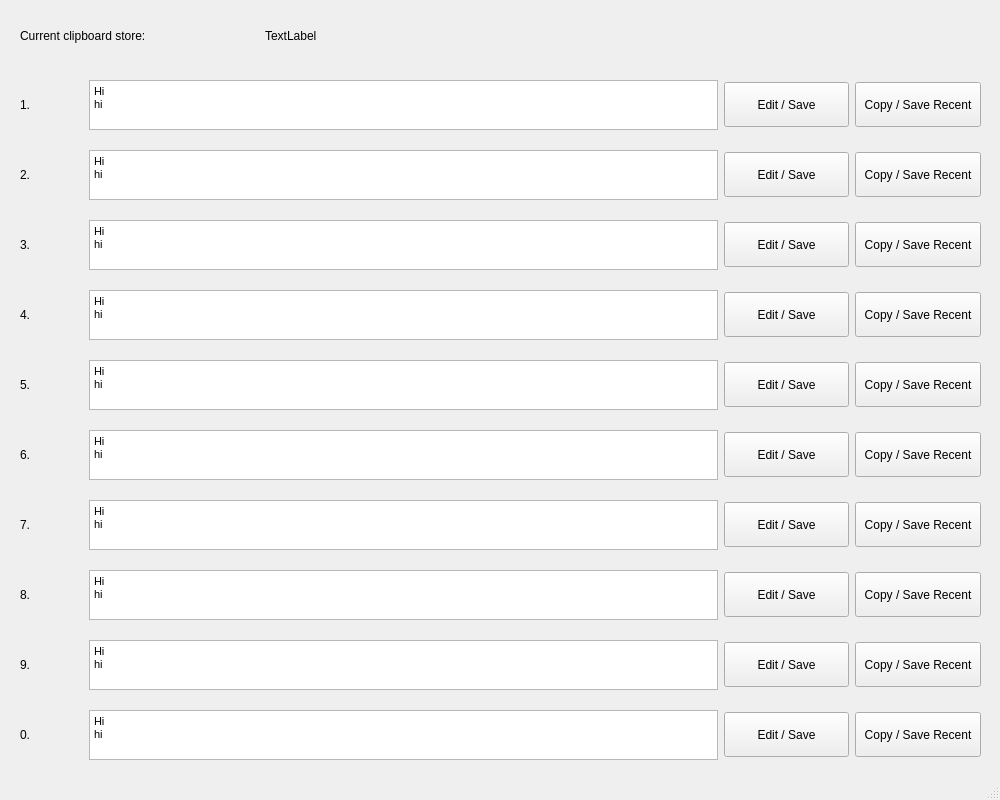
<?xml version="1.0" encoding="UTF-8"?>
<ui version="4.0">
 <class>BetterClipboard</class>
 <widget class="QMainWindow" name="BetterClipboard">
  <property name="geometry">
   <rect>
    <x>0</x>
    <y>0</y>
    <width>1000</width>
    <height>800</height>
   </rect>
  </property>
  <property name="windowTitle">
   <string>Better Clipboard</string>
  </property>
  <widget class="QWidget" name="centralwidget">
   <widget class="QWidget" name="horizontalLayoutWidget">
    <property name="geometry">
     <rect>
      <x>0</x>
      <y>0</y>
      <width>1001</width>
      <height>71</height>
     </rect>
    </property>
    <layout class="QHBoxLayout" name="recent_layout" stretch="1,3">
     <property name="leftMargin">
      <number>20</number>
     </property>
     <property name="topMargin">
      <number>20</number>
     </property>
     <property name="rightMargin">
      <number>20</number>
     </property>
     <property name="bottomMargin">
      <number>20</number>
     </property>
     <item>
      <widget class="QLabel" name="current_text">
       <property name="text">
        <string>Current clipboard store: </string>
       </property>
      </widget>
     </item>
     <item>
      <widget class="QLabel" name="current_value">
       <property name="text">
        <string>TextLabel</string>
       </property>
      </widget>
     </item>
    </layout>
   </widget>
   <widget class="QWidget" name="horizontalLayoutWidget_2">
    <property name="geometry">
     <rect>
      <x>0</x>
      <y>70</y>
      <width>1001</width>
      <height>70</height>
     </rect>
    </property>
    <layout class="QHBoxLayout" name="entry_hori_1" stretch="1,10,2,2">
     <property name="leftMargin">
      <number>20</number>
     </property>
     <property name="topMargin">
      <number>10</number>
     </property>
     <property name="rightMargin">
      <number>20</number>
     </property>
     <property name="bottomMargin">
      <number>10</number>
     </property>
     <item>
      <widget class="QLabel" name="entry_choice_1">
       <property name="text">
        <string>1.</string>
       </property>
      </widget>
     </item>
     <item>
      <widget class="QTextEdit" name="entry_textEdit_1">
       <property name="enabled">
        <bool>true</bool>
       </property>
       <property name="sizePolicy">
        <sizepolicy hsizetype="Expanding" vsizetype="Expanding">
         <horstretch>0</horstretch>
         <verstretch>0</verstretch>
        </sizepolicy>
       </property>
       <property name="minimumSize">
        <size>
         <width>200</width>
         <height>50</height>
        </size>
       </property>
       <property name="maximumSize">
        <size>
         <width>10000</width>
         <height>100</height>
        </size>
       </property>
       <property name="baseSize">
        <size>
         <width>200</width>
         <height>50</height>
        </size>
       </property>
       <property name="html">
        <string>&lt;!DOCTYPE HTML PUBLIC &quot;-//W3C//DTD HTML 4.0//EN&quot; &quot;http://www.w3.org/TR/REC-html40/strict.dtd&quot;&gt;
&lt;html&gt;&lt;head&gt;&lt;meta name=&quot;qrichtext&quot; content=&quot;1&quot; /&gt;&lt;style type=&quot;text/css&quot;&gt;
p, li { white-space: pre-wrap; }
&lt;/style&gt;&lt;/head&gt;&lt;body style=&quot; font-family:'MS Shell Dlg 2'; font-size:8pt; font-weight:400; font-style:normal;&quot;&gt;
&lt;p style=&quot; margin-top:0px; margin-bottom:0px; margin-left:0px; margin-right:0px; -qt-block-indent:0; text-indent:0px;&quot;&gt;Hi&lt;/p&gt;
&lt;p style=&quot; margin-top:0px; margin-bottom:0px; margin-left:0px; margin-right:0px; -qt-block-indent:0; text-indent:0px;&quot;&gt;hi&lt;/p&gt;&lt;/body&gt;&lt;/html&gt;</string>
       </property>
      </widget>
     </item>
     <item>
      <widget class="QPushButton" name="entry_edit_button_1">
       <property name="sizePolicy">
        <sizepolicy hsizetype="Minimum" vsizetype="Expanding">
         <horstretch>0</horstretch>
         <verstretch>0</verstretch>
        </sizepolicy>
       </property>
       <property name="maximumSize">
        <size>
         <width>16777215</width>
         <height>45</height>
        </size>
       </property>
       <property name="text">
        <string>Edit / Save</string>
       </property>
      </widget>
     </item>
     <item>
      <widget class="QPushButton" name="entry_copy_button_1">
       <property name="sizePolicy">
        <sizepolicy hsizetype="Minimum" vsizetype="Expanding">
         <horstretch>0</horstretch>
         <verstretch>0</verstretch>
        </sizepolicy>
       </property>
       <property name="minimumSize">
        <size>
         <width>0</width>
         <height>0</height>
        </size>
       </property>
       <property name="maximumSize">
        <size>
         <width>16777215</width>
         <height>45</height>
        </size>
       </property>
       <property name="text">
        <string>Copy / Save Recent</string>
       </property>
      </widget>
     </item>
    </layout>
   </widget>
   <widget class="QWidget" name="horizontalLayoutWidget_3">
    <property name="geometry">
     <rect>
      <x>0</x>
      <y>140</y>
      <width>1001</width>
      <height>70</height>
     </rect>
    </property>
    <layout class="QHBoxLayout" name="entry_hori_2" stretch="1,10,2,2">
     <property name="leftMargin">
      <number>20</number>
     </property>
     <property name="topMargin">
      <number>10</number>
     </property>
     <property name="rightMargin">
      <number>20</number>
     </property>
     <property name="bottomMargin">
      <number>10</number>
     </property>
     <item>
      <widget class="QLabel" name="entry_choice_2">
       <property name="text">
        <string>2.</string>
       </property>
      </widget>
     </item>
     <item>
      <widget class="QTextEdit" name="entry_textEdit_2">
       <property name="enabled">
        <bool>true</bool>
       </property>
       <property name="sizePolicy">
        <sizepolicy hsizetype="Expanding" vsizetype="Expanding">
         <horstretch>0</horstretch>
         <verstretch>0</verstretch>
        </sizepolicy>
       </property>
       <property name="minimumSize">
        <size>
         <width>200</width>
         <height>50</height>
        </size>
       </property>
       <property name="maximumSize">
        <size>
         <width>10000</width>
         <height>100</height>
        </size>
       </property>
       <property name="baseSize">
        <size>
         <width>200</width>
         <height>50</height>
        </size>
       </property>
       <property name="html">
        <string>&lt;!DOCTYPE HTML PUBLIC &quot;-//W3C//DTD HTML 4.0//EN&quot; &quot;http://www.w3.org/TR/REC-html40/strict.dtd&quot;&gt;
&lt;html&gt;&lt;head&gt;&lt;meta name=&quot;qrichtext&quot; content=&quot;1&quot; /&gt;&lt;style type=&quot;text/css&quot;&gt;
p, li { white-space: pre-wrap; }
&lt;/style&gt;&lt;/head&gt;&lt;body style=&quot; font-family:'MS Shell Dlg 2'; font-size:8pt; font-weight:400; font-style:normal;&quot;&gt;
&lt;p style=&quot; margin-top:0px; margin-bottom:0px; margin-left:0px; margin-right:0px; -qt-block-indent:0; text-indent:0px;&quot;&gt;Hi&lt;/p&gt;
&lt;p style=&quot; margin-top:0px; margin-bottom:0px; margin-left:0px; margin-right:0px; -qt-block-indent:0; text-indent:0px;&quot;&gt;hi&lt;/p&gt;&lt;/body&gt;&lt;/html&gt;</string>
       </property>
      </widget>
     </item>
     <item>
      <widget class="QPushButton" name="entry_edit_button_2">
       <property name="sizePolicy">
        <sizepolicy hsizetype="Minimum" vsizetype="Expanding">
         <horstretch>0</horstretch>
         <verstretch>0</verstretch>
        </sizepolicy>
       </property>
       <property name="maximumSize">
        <size>
         <width>16777215</width>
         <height>45</height>
        </size>
       </property>
       <property name="text">
        <string>Edit / Save</string>
       </property>
      </widget>
     </item>
     <item>
      <widget class="QPushButton" name="entry_copy_button_2">
       <property name="sizePolicy">
        <sizepolicy hsizetype="Minimum" vsizetype="Expanding">
         <horstretch>0</horstretch>
         <verstretch>0</verstretch>
        </sizepolicy>
       </property>
       <property name="minimumSize">
        <size>
         <width>0</width>
         <height>0</height>
        </size>
       </property>
       <property name="maximumSize">
        <size>
         <width>16777215</width>
         <height>45</height>
        </size>
       </property>
       <property name="text">
        <string>Copy / Save Recent</string>
       </property>
      </widget>
     </item>
    </layout>
   </widget>
   <widget class="QWidget" name="horizontalLayoutWidget_4">
    <property name="geometry">
     <rect>
      <x>0</x>
      <y>280</y>
      <width>1001</width>
      <height>70</height>
     </rect>
    </property>
    <layout class="QHBoxLayout" name="entry_hori_4" stretch="1,10,2,2">
     <property name="leftMargin">
      <number>20</number>
     </property>
     <property name="topMargin">
      <number>10</number>
     </property>
     <property name="rightMargin">
      <number>20</number>
     </property>
     <property name="bottomMargin">
      <number>10</number>
     </property>
     <item>
      <widget class="QLabel" name="entry_choice_4">
       <property name="text">
        <string>4.</string>
       </property>
      </widget>
     </item>
     <item>
      <widget class="QTextEdit" name="entry_textEdit_4">
       <property name="enabled">
        <bool>true</bool>
       </property>
       <property name="sizePolicy">
        <sizepolicy hsizetype="Expanding" vsizetype="Expanding">
         <horstretch>0</horstretch>
         <verstretch>0</verstretch>
        </sizepolicy>
       </property>
       <property name="minimumSize">
        <size>
         <width>200</width>
         <height>50</height>
        </size>
       </property>
       <property name="maximumSize">
        <size>
         <width>10000</width>
         <height>100</height>
        </size>
       </property>
       <property name="baseSize">
        <size>
         <width>200</width>
         <height>50</height>
        </size>
       </property>
       <property name="html">
        <string>&lt;!DOCTYPE HTML PUBLIC &quot;-//W3C//DTD HTML 4.0//EN&quot; &quot;http://www.w3.org/TR/REC-html40/strict.dtd&quot;&gt;
&lt;html&gt;&lt;head&gt;&lt;meta name=&quot;qrichtext&quot; content=&quot;1&quot; /&gt;&lt;style type=&quot;text/css&quot;&gt;
p, li { white-space: pre-wrap; }
&lt;/style&gt;&lt;/head&gt;&lt;body style=&quot; font-family:'MS Shell Dlg 2'; font-size:8pt; font-weight:400; font-style:normal;&quot;&gt;
&lt;p style=&quot; margin-top:0px; margin-bottom:0px; margin-left:0px; margin-right:0px; -qt-block-indent:0; text-indent:0px;&quot;&gt;Hi&lt;/p&gt;
&lt;p style=&quot; margin-top:0px; margin-bottom:0px; margin-left:0px; margin-right:0px; -qt-block-indent:0; text-indent:0px;&quot;&gt;hi&lt;/p&gt;&lt;/body&gt;&lt;/html&gt;</string>
       </property>
      </widget>
     </item>
     <item>
      <widget class="QPushButton" name="entry_edit_button_4">
       <property name="sizePolicy">
        <sizepolicy hsizetype="Minimum" vsizetype="Expanding">
         <horstretch>0</horstretch>
         <verstretch>0</verstretch>
        </sizepolicy>
       </property>
       <property name="maximumSize">
        <size>
         <width>16777215</width>
         <height>45</height>
        </size>
       </property>
       <property name="text">
        <string>Edit / Save</string>
       </property>
      </widget>
     </item>
     <item>
      <widget class="QPushButton" name="entry_copy_button_4">
       <property name="sizePolicy">
        <sizepolicy hsizetype="Minimum" vsizetype="Expanding">
         <horstretch>0</horstretch>
         <verstretch>0</verstretch>
        </sizepolicy>
       </property>
       <property name="minimumSize">
        <size>
         <width>0</width>
         <height>0</height>
        </size>
       </property>
       <property name="maximumSize">
        <size>
         <width>16777215</width>
         <height>45</height>
        </size>
       </property>
       <property name="text">
        <string>Copy / Save Recent</string>
       </property>
      </widget>
     </item>
    </layout>
   </widget>
   <widget class="QWidget" name="horizontalLayoutWidget_5">
    <property name="geometry">
     <rect>
      <x>0</x>
      <y>350</y>
      <width>1001</width>
      <height>70</height>
     </rect>
    </property>
    <layout class="QHBoxLayout" name="entry_hori_5" stretch="1,10,2,2">
     <property name="leftMargin">
      <number>20</number>
     </property>
     <property name="topMargin">
      <number>10</number>
     </property>
     <property name="rightMargin">
      <number>20</number>
     </property>
     <property name="bottomMargin">
      <number>10</number>
     </property>
     <item>
      <widget class="QLabel" name="entry_choice_5">
       <property name="text">
        <string>5.</string>
       </property>
      </widget>
     </item>
     <item>
      <widget class="QTextEdit" name="entry_textEdit_5">
       <property name="enabled">
        <bool>true</bool>
       </property>
       <property name="sizePolicy">
        <sizepolicy hsizetype="Expanding" vsizetype="Expanding">
         <horstretch>0</horstretch>
         <verstretch>0</verstretch>
        </sizepolicy>
       </property>
       <property name="minimumSize">
        <size>
         <width>200</width>
         <height>50</height>
        </size>
       </property>
       <property name="maximumSize">
        <size>
         <width>10000</width>
         <height>100</height>
        </size>
       </property>
       <property name="baseSize">
        <size>
         <width>200</width>
         <height>50</height>
        </size>
       </property>
       <property name="html">
        <string>&lt;!DOCTYPE HTML PUBLIC &quot;-//W3C//DTD HTML 4.0//EN&quot; &quot;http://www.w3.org/TR/REC-html40/strict.dtd&quot;&gt;
&lt;html&gt;&lt;head&gt;&lt;meta name=&quot;qrichtext&quot; content=&quot;1&quot; /&gt;&lt;style type=&quot;text/css&quot;&gt;
p, li { white-space: pre-wrap; }
&lt;/style&gt;&lt;/head&gt;&lt;body style=&quot; font-family:'MS Shell Dlg 2'; font-size:8pt; font-weight:400; font-style:normal;&quot;&gt;
&lt;p style=&quot; margin-top:0px; margin-bottom:0px; margin-left:0px; margin-right:0px; -qt-block-indent:0; text-indent:0px;&quot;&gt;Hi&lt;/p&gt;
&lt;p style=&quot; margin-top:0px; margin-bottom:0px; margin-left:0px; margin-right:0px; -qt-block-indent:0; text-indent:0px;&quot;&gt;hi&lt;/p&gt;&lt;/body&gt;&lt;/html&gt;</string>
       </property>
      </widget>
     </item>
     <item>
      <widget class="QPushButton" name="entry_edit_button_5">
       <property name="sizePolicy">
        <sizepolicy hsizetype="Minimum" vsizetype="Expanding">
         <horstretch>0</horstretch>
         <verstretch>0</verstretch>
        </sizepolicy>
       </property>
       <property name="maximumSize">
        <size>
         <width>16777215</width>
         <height>45</height>
        </size>
       </property>
       <property name="text">
        <string>Edit / Save</string>
       </property>
      </widget>
     </item>
     <item>
      <widget class="QPushButton" name="entry_copy_button_5">
       <property name="sizePolicy">
        <sizepolicy hsizetype="Minimum" vsizetype="Expanding">
         <horstretch>0</horstretch>
         <verstretch>0</verstretch>
        </sizepolicy>
       </property>
       <property name="minimumSize">
        <size>
         <width>0</width>
         <height>0</height>
        </size>
       </property>
       <property name="maximumSize">
        <size>
         <width>16777215</width>
         <height>45</height>
        </size>
       </property>
       <property name="text">
        <string>Copy / Save Recent</string>
       </property>
      </widget>
     </item>
    </layout>
   </widget>
   <widget class="QWidget" name="horizontalLayoutWidget_6">
    <property name="geometry">
     <rect>
      <x>0</x>
      <y>420</y>
      <width>1001</width>
      <height>70</height>
     </rect>
    </property>
    <layout class="QHBoxLayout" name="entry_hori_6" stretch="1,10,2,2">
     <property name="leftMargin">
      <number>20</number>
     </property>
     <property name="topMargin">
      <number>10</number>
     </property>
     <property name="rightMargin">
      <number>20</number>
     </property>
     <property name="bottomMargin">
      <number>10</number>
     </property>
     <item>
      <widget class="QLabel" name="entry_choice_6">
       <property name="text">
        <string>6.</string>
       </property>
      </widget>
     </item>
     <item>
      <widget class="QTextEdit" name="entry_textEdit_6">
       <property name="enabled">
        <bool>true</bool>
       </property>
       <property name="sizePolicy">
        <sizepolicy hsizetype="Expanding" vsizetype="Expanding">
         <horstretch>0</horstretch>
         <verstretch>0</verstretch>
        </sizepolicy>
       </property>
       <property name="minimumSize">
        <size>
         <width>200</width>
         <height>50</height>
        </size>
       </property>
       <property name="maximumSize">
        <size>
         <width>10000</width>
         <height>100</height>
        </size>
       </property>
       <property name="baseSize">
        <size>
         <width>200</width>
         <height>50</height>
        </size>
       </property>
       <property name="html">
        <string>&lt;!DOCTYPE HTML PUBLIC &quot;-//W3C//DTD HTML 4.0//EN&quot; &quot;http://www.w3.org/TR/REC-html40/strict.dtd&quot;&gt;
&lt;html&gt;&lt;head&gt;&lt;meta name=&quot;qrichtext&quot; content=&quot;1&quot; /&gt;&lt;style type=&quot;text/css&quot;&gt;
p, li { white-space: pre-wrap; }
&lt;/style&gt;&lt;/head&gt;&lt;body style=&quot; font-family:'MS Shell Dlg 2'; font-size:8pt; font-weight:400; font-style:normal;&quot;&gt;
&lt;p style=&quot; margin-top:0px; margin-bottom:0px; margin-left:0px; margin-right:0px; -qt-block-indent:0; text-indent:0px;&quot;&gt;Hi&lt;/p&gt;
&lt;p style=&quot; margin-top:0px; margin-bottom:0px; margin-left:0px; margin-right:0px; -qt-block-indent:0; text-indent:0px;&quot;&gt;hi&lt;/p&gt;&lt;/body&gt;&lt;/html&gt;</string>
       </property>
      </widget>
     </item>
     <item>
      <widget class="QPushButton" name="entry_edit_button_6">
       <property name="sizePolicy">
        <sizepolicy hsizetype="Minimum" vsizetype="Expanding">
         <horstretch>0</horstretch>
         <verstretch>0</verstretch>
        </sizepolicy>
       </property>
       <property name="maximumSize">
        <size>
         <width>16777215</width>
         <height>45</height>
        </size>
       </property>
       <property name="text">
        <string>Edit / Save</string>
       </property>
      </widget>
     </item>
     <item>
      <widget class="QPushButton" name="entry_copy_button_6">
       <property name="sizePolicy">
        <sizepolicy hsizetype="Minimum" vsizetype="Expanding">
         <horstretch>0</horstretch>
         <verstretch>0</verstretch>
        </sizepolicy>
       </property>
       <property name="minimumSize">
        <size>
         <width>0</width>
         <height>0</height>
        </size>
       </property>
       <property name="maximumSize">
        <size>
         <width>16777215</width>
         <height>45</height>
        </size>
       </property>
       <property name="text">
        <string>Copy / Save Recent</string>
       </property>
      </widget>
     </item>
    </layout>
   </widget>
   <widget class="QWidget" name="horizontalLayoutWidget_7">
    <property name="geometry">
     <rect>
      <x>0</x>
      <y>490</y>
      <width>1001</width>
      <height>70</height>
     </rect>
    </property>
    <layout class="QHBoxLayout" name="entry_hori_7" stretch="1,10,2,2">
     <property name="leftMargin">
      <number>20</number>
     </property>
     <property name="topMargin">
      <number>10</number>
     </property>
     <property name="rightMargin">
      <number>20</number>
     </property>
     <property name="bottomMargin">
      <number>10</number>
     </property>
     <item>
      <widget class="QLabel" name="entry_choice_7">
       <property name="text">
        <string>7.</string>
       </property>
      </widget>
     </item>
     <item>
      <widget class="QTextEdit" name="entry_textEdit_7">
       <property name="enabled">
        <bool>true</bool>
       </property>
       <property name="sizePolicy">
        <sizepolicy hsizetype="Expanding" vsizetype="Expanding">
         <horstretch>0</horstretch>
         <verstretch>0</verstretch>
        </sizepolicy>
       </property>
       <property name="minimumSize">
        <size>
         <width>200</width>
         <height>50</height>
        </size>
       </property>
       <property name="maximumSize">
        <size>
         <width>10000</width>
         <height>100</height>
        </size>
       </property>
       <property name="baseSize">
        <size>
         <width>200</width>
         <height>50</height>
        </size>
       </property>
       <property name="html">
        <string>&lt;!DOCTYPE HTML PUBLIC &quot;-//W3C//DTD HTML 4.0//EN&quot; &quot;http://www.w3.org/TR/REC-html40/strict.dtd&quot;&gt;
&lt;html&gt;&lt;head&gt;&lt;meta name=&quot;qrichtext&quot; content=&quot;1&quot; /&gt;&lt;style type=&quot;text/css&quot;&gt;
p, li { white-space: pre-wrap; }
&lt;/style&gt;&lt;/head&gt;&lt;body style=&quot; font-family:'MS Shell Dlg 2'; font-size:8pt; font-weight:400; font-style:normal;&quot;&gt;
&lt;p style=&quot; margin-top:0px; margin-bottom:0px; margin-left:0px; margin-right:0px; -qt-block-indent:0; text-indent:0px;&quot;&gt;Hi&lt;/p&gt;
&lt;p style=&quot; margin-top:0px; margin-bottom:0px; margin-left:0px; margin-right:0px; -qt-block-indent:0; text-indent:0px;&quot;&gt;hi&lt;/p&gt;&lt;/body&gt;&lt;/html&gt;</string>
       </property>
      </widget>
     </item>
     <item>
      <widget class="QPushButton" name="entry_edit_button_7">
       <property name="sizePolicy">
        <sizepolicy hsizetype="Minimum" vsizetype="Expanding">
         <horstretch>0</horstretch>
         <verstretch>0</verstretch>
        </sizepolicy>
       </property>
       <property name="maximumSize">
        <size>
         <width>16777215</width>
         <height>45</height>
        </size>
       </property>
       <property name="text">
        <string>Edit / Save</string>
       </property>
      </widget>
     </item>
     <item>
      <widget class="QPushButton" name="entry_copy_button_7">
       <property name="sizePolicy">
        <sizepolicy hsizetype="Minimum" vsizetype="Expanding">
         <horstretch>0</horstretch>
         <verstretch>0</verstretch>
        </sizepolicy>
       </property>
       <property name="minimumSize">
        <size>
         <width>0</width>
         <height>0</height>
        </size>
       </property>
       <property name="maximumSize">
        <size>
         <width>16777215</width>
         <height>45</height>
        </size>
       </property>
       <property name="text">
        <string>Copy / Save Recent</string>
       </property>
      </widget>
     </item>
    </layout>
   </widget>
   <widget class="QWidget" name="horizontalLayoutWidget_8">
    <property name="geometry">
     <rect>
      <x>0</x>
      <y>560</y>
      <width>1001</width>
      <height>70</height>
     </rect>
    </property>
    <layout class="QHBoxLayout" name="entry_hori_8" stretch="1,10,2,2">
     <property name="leftMargin">
      <number>20</number>
     </property>
     <property name="topMargin">
      <number>10</number>
     </property>
     <property name="rightMargin">
      <number>20</number>
     </property>
     <property name="bottomMargin">
      <number>10</number>
     </property>
     <item>
      <widget class="QLabel" name="entry_choice_8">
       <property name="text">
        <string>8.</string>
       </property>
      </widget>
     </item>
     <item>
      <widget class="QTextEdit" name="entry_textEdit_8">
       <property name="enabled">
        <bool>true</bool>
       </property>
       <property name="sizePolicy">
        <sizepolicy hsizetype="Expanding" vsizetype="Expanding">
         <horstretch>0</horstretch>
         <verstretch>0</verstretch>
        </sizepolicy>
       </property>
       <property name="minimumSize">
        <size>
         <width>200</width>
         <height>50</height>
        </size>
       </property>
       <property name="maximumSize">
        <size>
         <width>10000</width>
         <height>100</height>
        </size>
       </property>
       <property name="baseSize">
        <size>
         <width>200</width>
         <height>50</height>
        </size>
       </property>
       <property name="html">
        <string>&lt;!DOCTYPE HTML PUBLIC &quot;-//W3C//DTD HTML 4.0//EN&quot; &quot;http://www.w3.org/TR/REC-html40/strict.dtd&quot;&gt;
&lt;html&gt;&lt;head&gt;&lt;meta name=&quot;qrichtext&quot; content=&quot;1&quot; /&gt;&lt;style type=&quot;text/css&quot;&gt;
p, li { white-space: pre-wrap; }
&lt;/style&gt;&lt;/head&gt;&lt;body style=&quot; font-family:'MS Shell Dlg 2'; font-size:8pt; font-weight:400; font-style:normal;&quot;&gt;
&lt;p style=&quot; margin-top:0px; margin-bottom:0px; margin-left:0px; margin-right:0px; -qt-block-indent:0; text-indent:0px;&quot;&gt;Hi&lt;/p&gt;
&lt;p style=&quot; margin-top:0px; margin-bottom:0px; margin-left:0px; margin-right:0px; -qt-block-indent:0; text-indent:0px;&quot;&gt;hi&lt;/p&gt;&lt;/body&gt;&lt;/html&gt;</string>
       </property>
      </widget>
     </item>
     <item>
      <widget class="QPushButton" name="entry_edit_button_8">
       <property name="sizePolicy">
        <sizepolicy hsizetype="Minimum" vsizetype="Expanding">
         <horstretch>0</horstretch>
         <verstretch>0</verstretch>
        </sizepolicy>
       </property>
       <property name="maximumSize">
        <size>
         <width>16777215</width>
         <height>45</height>
        </size>
       </property>
       <property name="text">
        <string>Edit / Save</string>
       </property>
      </widget>
     </item>
     <item>
      <widget class="QPushButton" name="entry_copy_button_8">
       <property name="sizePolicy">
        <sizepolicy hsizetype="Minimum" vsizetype="Expanding">
         <horstretch>0</horstretch>
         <verstretch>0</verstretch>
        </sizepolicy>
       </property>
       <property name="minimumSize">
        <size>
         <width>0</width>
         <height>0</height>
        </size>
       </property>
       <property name="maximumSize">
        <size>
         <width>16777215</width>
         <height>45</height>
        </size>
       </property>
       <property name="text">
        <string>Copy / Save Recent</string>
       </property>
      </widget>
     </item>
    </layout>
   </widget>
   <widget class="QWidget" name="horizontalLayoutWidget_9">
    <property name="geometry">
     <rect>
      <x>0</x>
      <y>630</y>
      <width>1001</width>
      <height>70</height>
     </rect>
    </property>
    <layout class="QHBoxLayout" name="entry_hori_9" stretch="1,10,2,2">
     <property name="leftMargin">
      <number>20</number>
     </property>
     <property name="topMargin">
      <number>10</number>
     </property>
     <property name="rightMargin">
      <number>20</number>
     </property>
     <property name="bottomMargin">
      <number>10</number>
     </property>
     <item>
      <widget class="QLabel" name="entry_choice_9">
       <property name="text">
        <string>9.</string>
       </property>
      </widget>
     </item>
     <item>
      <widget class="QTextEdit" name="entry_textEdit_9">
       <property name="enabled">
        <bool>true</bool>
       </property>
       <property name="sizePolicy">
        <sizepolicy hsizetype="Expanding" vsizetype="Expanding">
         <horstretch>0</horstretch>
         <verstretch>0</verstretch>
        </sizepolicy>
       </property>
       <property name="minimumSize">
        <size>
         <width>200</width>
         <height>50</height>
        </size>
       </property>
       <property name="maximumSize">
        <size>
         <width>10000</width>
         <height>100</height>
        </size>
       </property>
       <property name="baseSize">
        <size>
         <width>200</width>
         <height>50</height>
        </size>
       </property>
       <property name="html">
        <string>&lt;!DOCTYPE HTML PUBLIC &quot;-//W3C//DTD HTML 4.0//EN&quot; &quot;http://www.w3.org/TR/REC-html40/strict.dtd&quot;&gt;
&lt;html&gt;&lt;head&gt;&lt;meta name=&quot;qrichtext&quot; content=&quot;1&quot; /&gt;&lt;style type=&quot;text/css&quot;&gt;
p, li { white-space: pre-wrap; }
&lt;/style&gt;&lt;/head&gt;&lt;body style=&quot; font-family:'MS Shell Dlg 2'; font-size:8pt; font-weight:400; font-style:normal;&quot;&gt;
&lt;p style=&quot; margin-top:0px; margin-bottom:0px; margin-left:0px; margin-right:0px; -qt-block-indent:0; text-indent:0px;&quot;&gt;Hi&lt;/p&gt;
&lt;p style=&quot; margin-top:0px; margin-bottom:0px; margin-left:0px; margin-right:0px; -qt-block-indent:0; text-indent:0px;&quot;&gt;hi&lt;/p&gt;&lt;/body&gt;&lt;/html&gt;</string>
       </property>
      </widget>
     </item>
     <item>
      <widget class="QPushButton" name="entry_edit_button_9">
       <property name="sizePolicy">
        <sizepolicy hsizetype="Minimum" vsizetype="Expanding">
         <horstretch>0</horstretch>
         <verstretch>0</verstretch>
        </sizepolicy>
       </property>
       <property name="maximumSize">
        <size>
         <width>16777215</width>
         <height>45</height>
        </size>
       </property>
       <property name="text">
        <string>Edit / Save</string>
       </property>
      </widget>
     </item>
     <item>
      <widget class="QPushButton" name="entry_copy_button_9">
       <property name="sizePolicy">
        <sizepolicy hsizetype="Minimum" vsizetype="Expanding">
         <horstretch>0</horstretch>
         <verstretch>0</verstretch>
        </sizepolicy>
       </property>
       <property name="minimumSize">
        <size>
         <width>0</width>
         <height>0</height>
        </size>
       </property>
       <property name="maximumSize">
        <size>
         <width>16777215</width>
         <height>45</height>
        </size>
       </property>
       <property name="text">
        <string>Copy / Save Recent</string>
       </property>
      </widget>
     </item>
    </layout>
   </widget>
   <widget class="QWidget" name="horizontalLayoutWidget_10">
    <property name="geometry">
     <rect>
      <x>0</x>
      <y>700</y>
      <width>1001</width>
      <height>70</height>
     </rect>
    </property>
    <layout class="QHBoxLayout" name="entry_hori_0" stretch="1,10,2,2">
     <property name="leftMargin">
      <number>20</number>
     </property>
     <property name="topMargin">
      <number>10</number>
     </property>
     <property name="rightMargin">
      <number>20</number>
     </property>
     <property name="bottomMargin">
      <number>10</number>
     </property>
     <item>
      <widget class="QLabel" name="entry_choice_0">
       <property name="text">
        <string>0.</string>
       </property>
      </widget>
     </item>
     <item>
      <widget class="QTextEdit" name="entry_textEdit_0">
       <property name="enabled">
        <bool>true</bool>
       </property>
       <property name="sizePolicy">
        <sizepolicy hsizetype="Expanding" vsizetype="Expanding">
         <horstretch>0</horstretch>
         <verstretch>0</verstretch>
        </sizepolicy>
       </property>
       <property name="minimumSize">
        <size>
         <width>200</width>
         <height>50</height>
        </size>
       </property>
       <property name="maximumSize">
        <size>
         <width>10000</width>
         <height>100</height>
        </size>
       </property>
       <property name="baseSize">
        <size>
         <width>200</width>
         <height>50</height>
        </size>
       </property>
       <property name="html">
        <string>&lt;!DOCTYPE HTML PUBLIC &quot;-//W3C//DTD HTML 4.0//EN&quot; &quot;http://www.w3.org/TR/REC-html40/strict.dtd&quot;&gt;
&lt;html&gt;&lt;head&gt;&lt;meta name=&quot;qrichtext&quot; content=&quot;1&quot; /&gt;&lt;style type=&quot;text/css&quot;&gt;
p, li { white-space: pre-wrap; }
&lt;/style&gt;&lt;/head&gt;&lt;body style=&quot; font-family:'MS Shell Dlg 2'; font-size:8pt; font-weight:400; font-style:normal;&quot;&gt;
&lt;p style=&quot; margin-top:0px; margin-bottom:0px; margin-left:0px; margin-right:0px; -qt-block-indent:0; text-indent:0px;&quot;&gt;Hi&lt;/p&gt;
&lt;p style=&quot; margin-top:0px; margin-bottom:0px; margin-left:0px; margin-right:0px; -qt-block-indent:0; text-indent:0px;&quot;&gt;hi&lt;/p&gt;&lt;/body&gt;&lt;/html&gt;</string>
       </property>
      </widget>
     </item>
     <item>
      <widget class="QPushButton" name="entry_edit_button_0">
       <property name="sizePolicy">
        <sizepolicy hsizetype="Minimum" vsizetype="Expanding">
         <horstretch>0</horstretch>
         <verstretch>0</verstretch>
        </sizepolicy>
       </property>
       <property name="maximumSize">
        <size>
         <width>16777215</width>
         <height>45</height>
        </size>
       </property>
       <property name="text">
        <string>Edit / Save</string>
       </property>
      </widget>
     </item>
     <item>
      <widget class="QPushButton" name="entry_copy_button_0">
       <property name="sizePolicy">
        <sizepolicy hsizetype="Minimum" vsizetype="Expanding">
         <horstretch>0</horstretch>
         <verstretch>0</verstretch>
        </sizepolicy>
       </property>
       <property name="minimumSize">
        <size>
         <width>0</width>
         <height>0</height>
        </size>
       </property>
       <property name="maximumSize">
        <size>
         <width>16777215</width>
         <height>45</height>
        </size>
       </property>
       <property name="text">
        <string>Copy / Save Recent</string>
       </property>
      </widget>
     </item>
    </layout>
   </widget>
   <widget class="QWidget" name="horizontalLayoutWidget_11">
    <property name="geometry">
     <rect>
      <x>0</x>
      <y>210</y>
      <width>1001</width>
      <height>70</height>
     </rect>
    </property>
    <layout class="QHBoxLayout" name="entry_hori_3" stretch="1,10,2,2">
     <property name="leftMargin">
      <number>20</number>
     </property>
     <property name="topMargin">
      <number>10</number>
     </property>
     <property name="rightMargin">
      <number>20</number>
     </property>
     <property name="bottomMargin">
      <number>10</number>
     </property>
     <item>
      <widget class="QLabel" name="entry_choice_3">
       <property name="text">
        <string>3.</string>
       </property>
      </widget>
     </item>
     <item>
      <widget class="QTextEdit" name="entry_textEdit_3">
       <property name="enabled">
        <bool>true</bool>
       </property>
       <property name="sizePolicy">
        <sizepolicy hsizetype="Expanding" vsizetype="Expanding">
         <horstretch>0</horstretch>
         <verstretch>0</verstretch>
        </sizepolicy>
       </property>
       <property name="minimumSize">
        <size>
         <width>200</width>
         <height>50</height>
        </size>
       </property>
       <property name="maximumSize">
        <size>
         <width>10000</width>
         <height>100</height>
        </size>
       </property>
       <property name="baseSize">
        <size>
         <width>200</width>
         <height>50</height>
        </size>
       </property>
       <property name="html">
        <string>&lt;!DOCTYPE HTML PUBLIC &quot;-//W3C//DTD HTML 4.0//EN&quot; &quot;http://www.w3.org/TR/REC-html40/strict.dtd&quot;&gt;
&lt;html&gt;&lt;head&gt;&lt;meta name=&quot;qrichtext&quot; content=&quot;1&quot; /&gt;&lt;style type=&quot;text/css&quot;&gt;
p, li { white-space: pre-wrap; }
&lt;/style&gt;&lt;/head&gt;&lt;body style=&quot; font-family:'MS Shell Dlg 2'; font-size:8pt; font-weight:400; font-style:normal;&quot;&gt;
&lt;p style=&quot; margin-top:0px; margin-bottom:0px; margin-left:0px; margin-right:0px; -qt-block-indent:0; text-indent:0px;&quot;&gt;Hi&lt;/p&gt;
&lt;p style=&quot; margin-top:0px; margin-bottom:0px; margin-left:0px; margin-right:0px; -qt-block-indent:0; text-indent:0px;&quot;&gt;hi&lt;/p&gt;&lt;/body&gt;&lt;/html&gt;</string>
       </property>
      </widget>
     </item>
     <item>
      <widget class="QPushButton" name="entry_edit_button_3">
       <property name="sizePolicy">
        <sizepolicy hsizetype="Minimum" vsizetype="Expanding">
         <horstretch>0</horstretch>
         <verstretch>0</verstretch>
        </sizepolicy>
       </property>
       <property name="maximumSize">
        <size>
         <width>16777215</width>
         <height>45</height>
        </size>
       </property>
       <property name="text">
        <string>Edit / Save</string>
       </property>
      </widget>
     </item>
     <item>
      <widget class="QPushButton" name="entry_copy_button_3">
       <property name="sizePolicy">
        <sizepolicy hsizetype="Minimum" vsizetype="Expanding">
         <horstretch>0</horstretch>
         <verstretch>0</verstretch>
        </sizepolicy>
       </property>
       <property name="minimumSize">
        <size>
         <width>0</width>
         <height>0</height>
        </size>
       </property>
       <property name="maximumSize">
        <size>
         <width>16777215</width>
         <height>45</height>
        </size>
       </property>
       <property name="text">
        <string>Copy / Save Recent</string>
       </property>
      </widget>
     </item>
    </layout>
   </widget>
  </widget>
  <widget class="QMenuBar" name="menubar">
   <property name="geometry">
    <rect>
     <x>0</x>
     <y>0</y>
     <width>1000</width>
     <height>18</height>
    </rect>
   </property>
  </widget>
  <widget class="QStatusBar" name="statusbar"/>
 </widget>
 <resources/>
 <connections/>
</ui>
